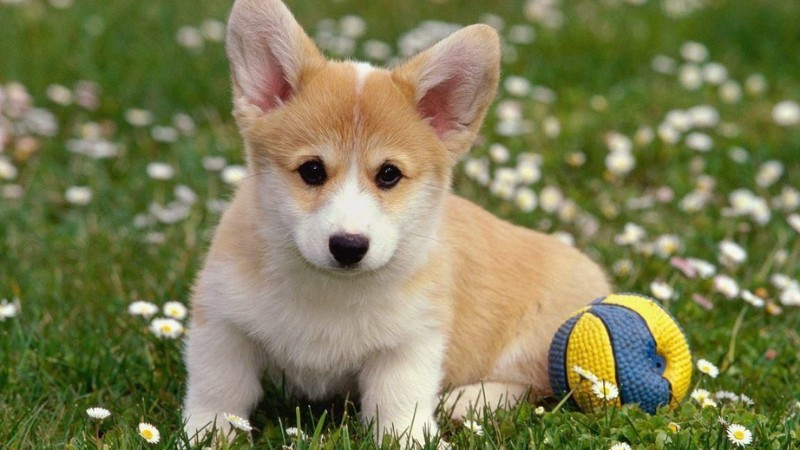
#> input picture img/dog.jpg, 800 x 450 px, found by its file name
$ python ThongKhe_LyTuong.py
#> lines starting #> are read from the running program, lines starting #| are printed output that depends on the picture; after the words box and inside, x2 and y2 are one past the last pixel; in counts of white or black regions, pixels touching at a corner belong together
import cv2
import matplotlib.pyplot as plt
import numpy as np

img = cv2.imread("img/dog.jpg", 0)
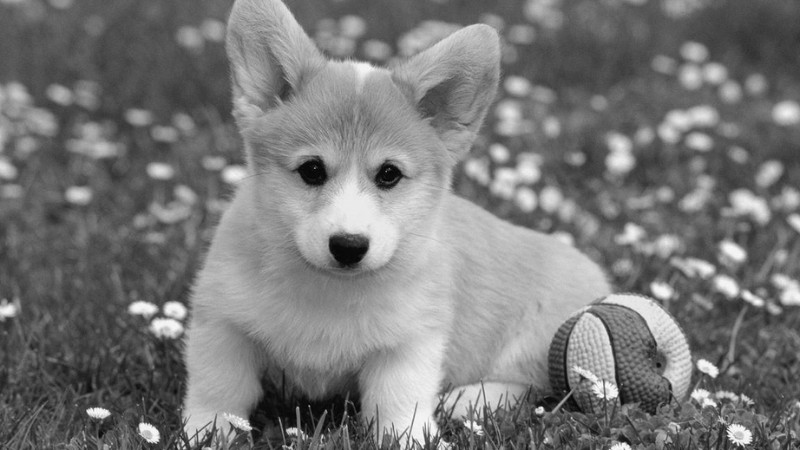
#> img: shape (450, 800); min 0, max 255, mean 120.3
F =np.fft.fft2(img)
M,N = img.shape
#> M = 450; N = 800
C0 = 90
W = 90
u = np.arange(0,M)
#> u = 450 values from 0 to 449
v = np.arange(0,N)
#> v = 800 values from 0 to 799
idx = (u > M/2)
u[idx] = u[idx] - M
idy = (v > N/2)
v[idy] = v[idy] - N
[V,U] = np.meshgrid(v,u)
D = np.sqrt(U**2 + V**2)
H = ((D>=(C0-W/2)) & (D<=(C0+W/2))).astype(float)
G = H * F
imgOut = np.real(np.fft.ifft2(G))
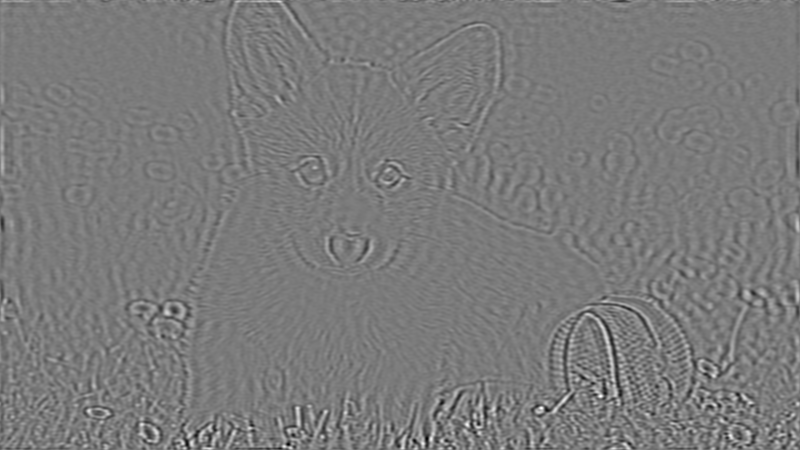
#> imgOut: shape (450, 800) float64; min -101.2, max 108.3, mean 0; drawn with min black and max white

plt.figure(dpi = 300)
plt.subplot(2,2,1)
plt.imshow(img, cmap="gray")
plt.axis("off")
plt.title("InputImage", fontsize=3)

plt.subplot(2,2,2)
plt.imshow(np.fft.fftshift(H), cmap="gray")
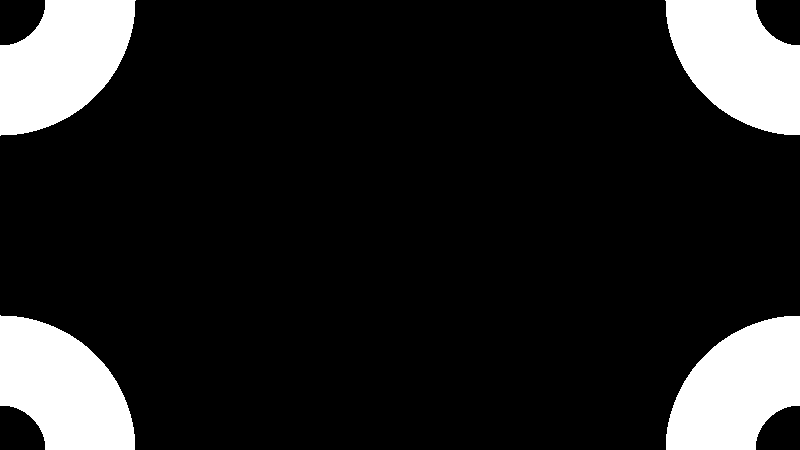
#> H: shape (450, 800) float64; values 0 (black) and 1 (white), 14.1% white; 4 white regions, box (x1, y1, x2, y2) and area: (0, 0, 136, 136) 12806, (665, 0, 800, 135) 12715, (0, 315, 135, 450) 12715, (666, 316, 800, 450) 12624
plt.axis("off")
plt.title("Kernel H", fontsize=3)

plt.subplot(2,2,3)
plt.imshow(imgOut, cmap="gray")
plt.axis("off")
plt.title("Ideal BandPass Ly Tuong", fontsize=3)

plt.subplot(2,2,4)
plt.imshow(np.abs(imgOut), cmap="gray")
plt.axis("off")
plt.title("Ideal BandPass Ly Tuong (abs)", fontsize=3)

plt.show()
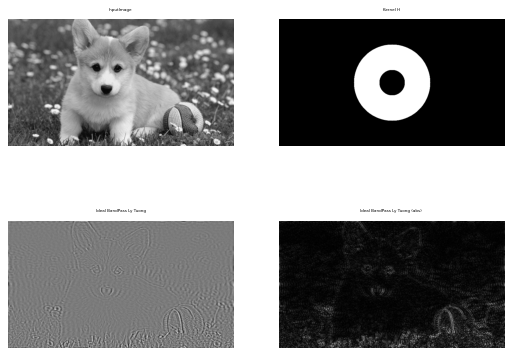
#> figure drawn by matplotlib, 4 panels

$ run again, with img/PCB_xray_330_334.jpg copied over img/dog.jpg
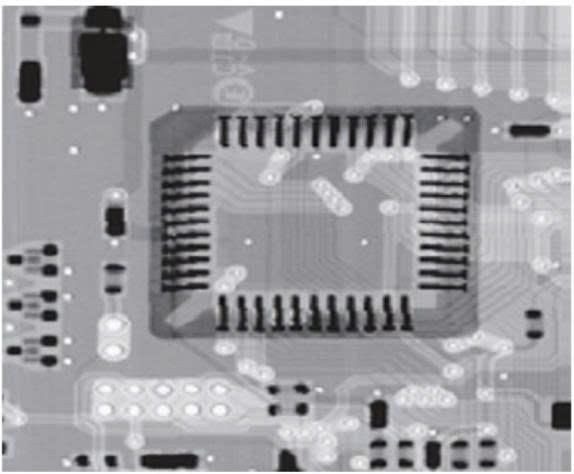
#> input picture img/PCB_xray_330_334.jpg, 574 x 474 px, found by its file name
#> `plt.imshow(np.fft.fftshift(H), cmap="gray")`:
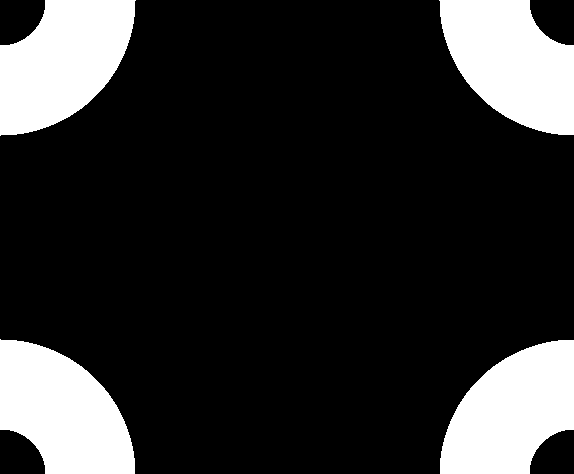
#> H: shape (474, 574) float64; values 0 (black) and 1 (white), 18.7% white; 4 white regions, box (x1, y1, x2, y2) and area: (0, 0, 136, 136) 12806, (439, 0, 574, 135) 12715, (0, 339, 135, 474) 12715, (440, 340, 574, 474) 12624
#> `plt.show()`:
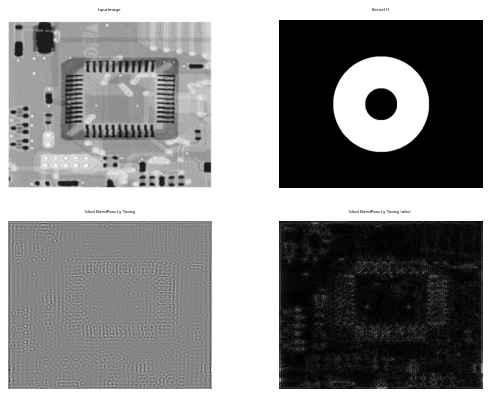
#> figure drawn by matplotlib, 4 panels

$ run again, with img/bien640_480.jpg copied over img/dog.jpg
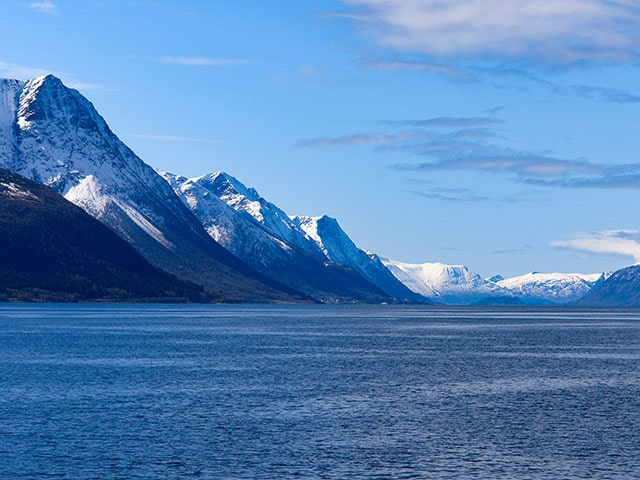
#> input picture img/bien640_480.jpg, 640 x 480 px, found by its file name
#> `plt.imshow(np.fft.fftshift(H), cmap="gray")`:
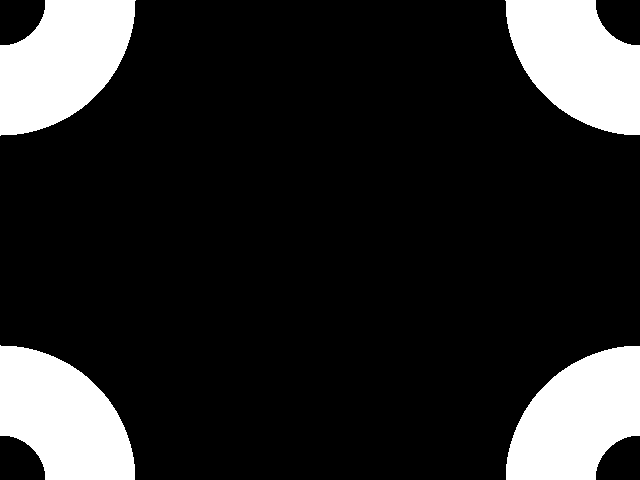
#> H: shape (480, 640) float64; values 0 (black) and 1 (white), 16.6% white; 4 white regions, box (x1, y1, x2, y2) and area: (0, 0, 136, 136) 12806, (505, 0, 640, 135) 12715, (0, 345, 135, 480) 12715, (506, 346, 640, 480) 12624
#> `plt.show()`:
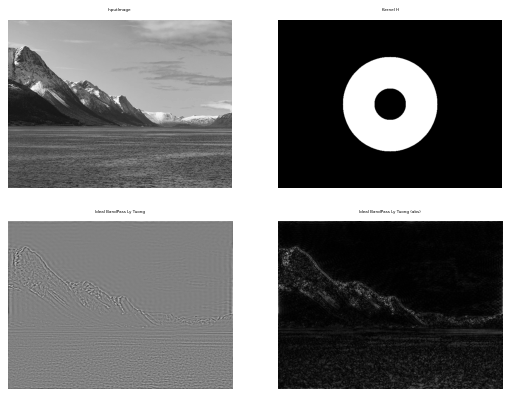
#> figure drawn by matplotlib, 4 panels
